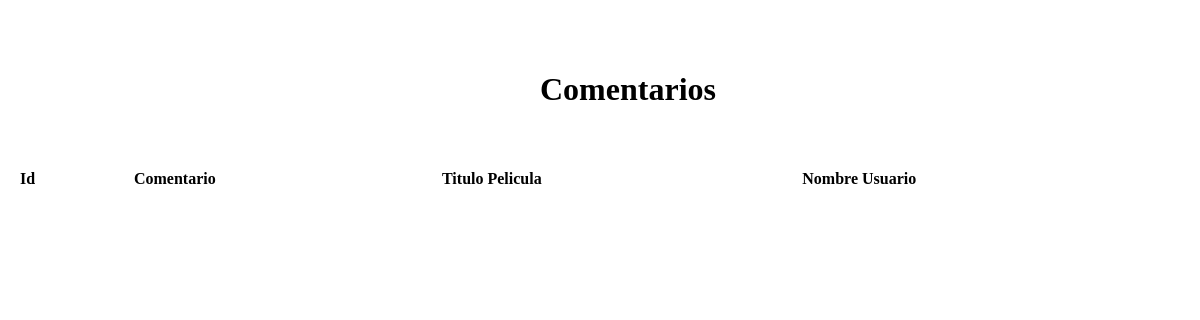
The app's page /listarcomentario, older data.
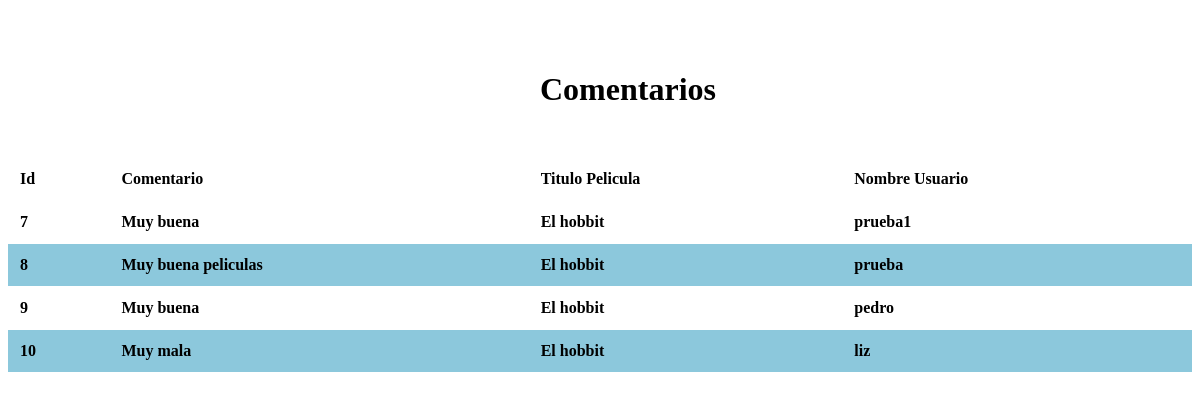
The same page, newer data.
### tables this page shows
CREATE TABLE comentario (id_comentario INTEGER NOT NULL PRIMARY KEY AUTOINCREMENT, comentario VARCHAR (50) NOT NULL, titulo VARCHAR (50) REFERENCES pelicula (id_pelicula) NOT NULL, nombre VARCHAR (50) NOT NULL);

### main.py (the view)
@app.route('/listarcomentario')
def listarC():
    if "usuario" in session and session["id_rol"] == 2 or 3:
        con = sqlite3.connect("cineRoyal.db")#conexion
        con.row_factory = sqlite3.Row
        cur = con.cursor()#manipula la db
        cur.execute("select * FROM comentario")
        rows = cur.fetchall()
        return render_template("listarcomentario.html", rows = rows)
    else:
        return redirect("/")

### templates/listarcomentario.html (shortened to what this page needs)
{% extends "base.html" %}
{% block content %}
<h1>Comentarios</h1>
<table class="table">
    <thead>
        <td>Id</td>
        <td>Comentario</td>
        <td>Titulo Pelicula</td>
        <td>Nombre Usuario</td>
    </thead>
    {% for row in rows %}
    <tr>
        <td>{{ row["id_comentario"] }}</td>
        <td>{{ row["comentario"] }}</td>
        <td>{{ row["titulo"] }}</td>
        <td>{{ row["nombre"] }}</td>
    </tr>
    {% endfor %}
</table>
{% endblock %}

Row changes from the older to the newer data that the page shows:
added comentario: id_comentario "7", comentario "Muy buena", titulo "El hobbit", nombre "prueba1"
added comentario: id_comentario "8", comentario "Muy buena peliculas", titulo "El hobbit", nombre "prueba"
added comentario: id_comentario "9", comentario "Muy buena", titulo "El hobbit", nombre "pedro"
added comentario: id_comentario "10", comentario "Muy mala", titulo "El hobbit", nombre "liz"
